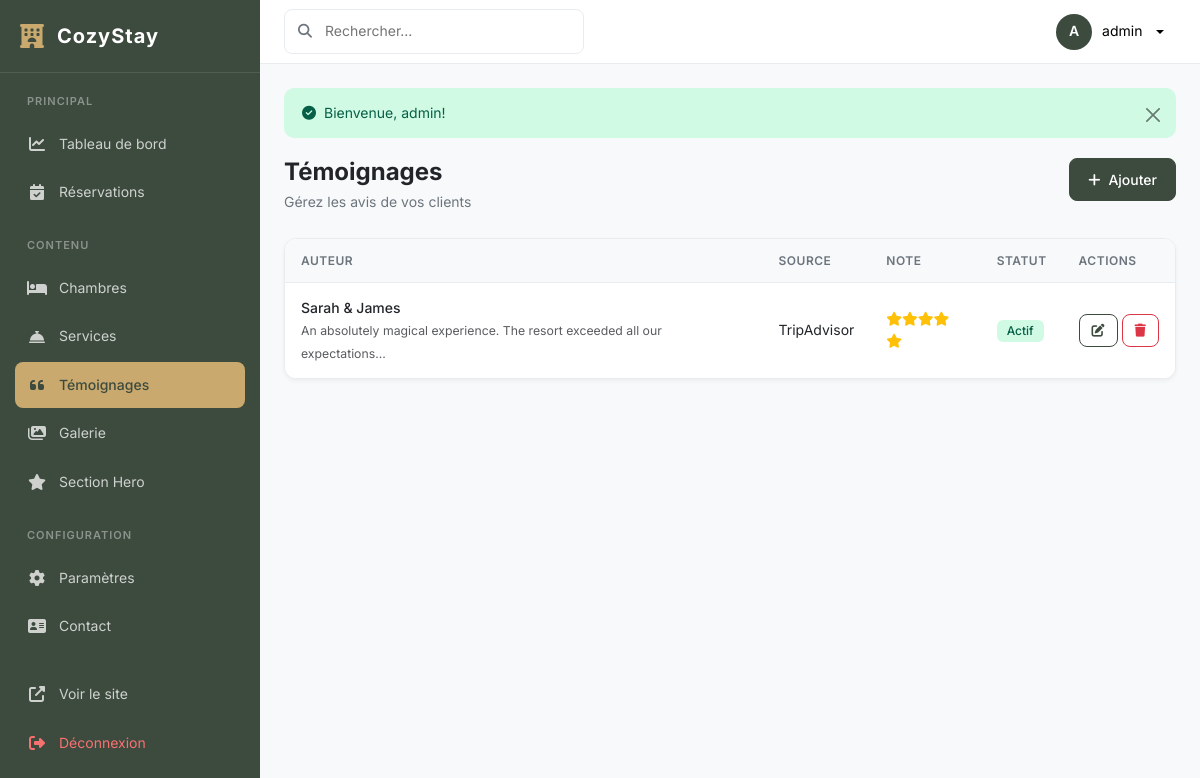
Page /dashboard/testimonials/index.php (signed in) on the committed database.
### tables this page shows
CREATE TABLE IF NOT EXISTS `testimonials` (
  `id` int(11) NOT NULL AUTO_INCREMENT,
  `author` varchar(200) NOT NULL,
  `source` varchar(100) DEFAULT 'TripAdvisor',
  `content` text NOT NULL,
  `rating` int(11) DEFAULT 5,
  `image` varchar(500) DEFAULT NULL,
  `is_active` tinyint(1) DEFAULT 1,
  `order_position` int(11) DEFAULT 0,
  `created_at` datetime DEFAULT CURRENT_TIMESTAMP,
  PRIMARY KEY (`id`)
);

### dashboard/testimonials/index.php (the view, shortened to what this page needs)
<?php
include __DIR__ . '/../includes/dash_header.php';
$db = getDB();
$items = $db->query("SELECT * FROM testimonials ORDER BY order_position ASC")->fetchAll();
?>
<div class="page-header">
    <div><h1>Témoignages</h1><p>Gérez les avis de vos clients</p></div>
    <a href="<?= SITE_URL ?>/dashboard/testimonials/form.php" class="btn btn-primary"><i class="fas fa-plus me-2"></i>Ajouter</a>
</div>
<div class="dashboard-card"><div class="card-body p-0"><div class="table-responsive">
    <table class="table table-hover mb-0">
        <thead><tr><th>Auteur</th><th>Source</th><th>Note</th><th>Statut</th><th>Actions</th></tr></thead>
        <tbody>
            <?php foreach ($items as $t): ?>
            <tr>
                <td><div class="fw-medium"><?= e($t['author']) ?></div><small class="text-muted"><?= truncateWords($t['content'], 10) ?></small></td>
                <td><?= e($t['source']) ?></td>
                <td><?= renderStars($t['rating']) ?></td>
                <td><span class="badge <?= $t['is_active'] ? 'bg-confirmed' : 'bg-cancelled' ?>"><?= $t['is_active'] ? 'Actif' : 'Inactif' ?></span></td>
                <td><div class="d-flex gap-1"><a href="<?= SITE_URL ?>/dashboard/testimonials/form.php?id=<?= $t['id'] ?>" class="btn btn-sm btn-outline-primary"><i class="fas fa-edit"></i></a><a href="<?= SITE_URL ?>/dashboard/testimonials/delete.php?id=<?= $t['id'] ?>" class="btn btn-sm btn-outline-danger" onclick="return confirm('Supprimer?')"><i class="fas fa-trash"></i></a></div></td>
            </tr>
            <?php endforeach; ?>
        </tbody>
    </table>
</div></div></div>
<?php include __DIR__ . '/../includes/dash_footer.php'; ?>

### includes/functions.php (shortened to what this page needs)
<?php
function truncateWords($text, $words = 20) {
    $text = strip_tags($text);
    $wordArray = explode(' ', $text);
    if (count($wordArray) > $words) {
        return implode(' ', array_slice($wordArray, 0, $words)) . '...';
    }
    return $text;
}
function e($str) {
    return htmlspecialchars($str ?? '', ENT_QUOTES, 'UTF-8');
}
function renderStars($rating, $max = 5) {
    $html = '';
    for ($i = 1; $i <= $max; $i++) {
        if ($i <= $rating) {
            $html .= '<i class="fas fa-star text-warning"></i>';
        } else {
            $html .= '<i class="far fa-star text-warning"></i>';
        }
    }
    return $html;
}

### assets/css/dashboard.css (style rules this page uses)
:root { --primary-green: #3d4a3e; --primary-green-light: #4a5a4b; --primary-green-dark: #2d3a2e; --accent-gold: #c9a96e; --accent-beige: #d4c4a8; --sidebar-width: 260px; --topbar-height: 64px; --bg-light: #f8f9fa; --bg-card: #ffffff; --text-dark: #212529; --text-muted: #6c757d; --border-color: #e9ecef; --shadow-sm: 0 2px 4px rgba(0, 0, 0, 0.05); --shadow-md: 0 4px 12px rgba(0, 0, 0, 0.1); --transition: all 0.3s ease; }
* { margin: 0; padding: 0; box-sizing: border-box; }
body { font-family: 'Inter', -apple-system, BlinkMacSystemFont, 'Segoe UI', Roboto, sans-serif; background-color: var(--bg-light); color: var(--text-dark); font-size: 14px; line-height: 1.6; }
.page-header { display: flex; justify-content: space-between; align-items: flex-start; margin-bottom: 24px; }
.page-header h1 { font-size: 24px; font-weight: 700; color: var(--text-dark); margin-bottom: 4px; }
.page-header p { color: var(--text-muted); margin: 0; }
.dashboard-card { background: var(--bg-card); border-radius: 12px; box-shadow: var(--shadow-sm); border: 1px solid var(--border-color); overflow: hidden; }
.dashboard-card .card-body { padding: 20px; }
.table { margin: 0; }
.table thead th { background: var(--bg-light); font-weight: 600; font-size: 12px; text-transform: uppercase; letter-spacing: 0.5px; color: var(--text-muted); padding: 12px 16px; border-bottom: 1px solid var(--border-color); }
.table tbody td { padding: 14px 16px; vertical-align: middle; border-bottom: 1px solid var(--border-color); }
.table tbody tr:last-child td { border-bottom: none; }
.badge { font-size: 12px; font-weight: 500; padding: 5px 10px; border-radius: 6px; }
.bg-confirmed { background: #d1fae5 !important; color: #065f46 !important; }
.btn { font-size: 14px; font-weight: 500; padding: 10px 18px; border-radius: 8px; transition: var(--transition); }
.btn-sm { padding: 6px 12px; font-size: 13px; }
.btn-primary { background: var(--primary-green); border-color: var(--primary-green); }
.btn-outline-primary { color: var(--primary-green); border-color: var(--primary-green); }

### rows in the picture
testimonials: author "Sarah & James", content "An absolutely magical experience. The resort exceeded all our expectations...", source "TripAdvisor", rating 5 (drawn), is_active "Actif"

### other values in the picture
substr($_SESSION['admin_username'] ?? 'A', 0, 1) "A"
$_SESSION['admin_username'] "admin"
$msg['message'] "Bienvenue, admin!"
